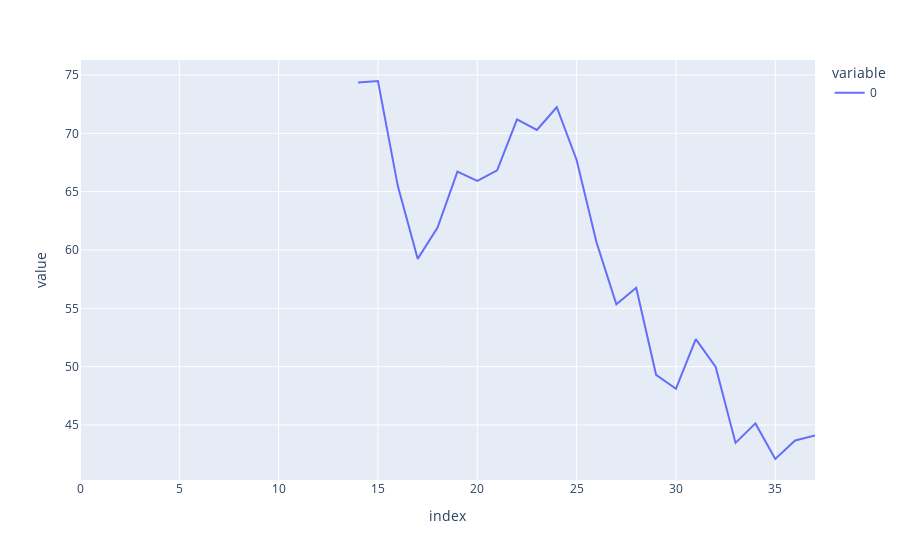

Notebook source saved alongside this figure:
### Code cell
import plotly

plotly.plot(rsi_srs, kind='line')

### Figure 1 — Plotly figure (JSON) as saved in the notebook; plotly's stock layout.template omitted (floating-point values rounded to 4 significant figures)
{"data": [{"hovertemplate": "variable=0<br>index=%{x}<br>value=%{y}<extra></extra>", "legendgroup": "0", "line": {"color": "#636efa", "dash": "solid"}, "marker": {"symbol": "circle"}, "mode": "lines", "name": "0", "orientation": "v", "showlegend": true, "type": "scatter", "x": [0, 1, 2, 3, 4, 5, 6, 7, 8, 9, 10, 11, 12, 13, 14, 15, 16, 17, 18, 19, 20, 21, 22, 23, 24, 25, 26, 27, 28, 29, 30, 31, 32, 33, 34, 35, 36, 37], "xaxis": "x", "y": [null, null, null, null, null, null, null, null, null, null, null, null, null, null, 74.35, 74.48, 65.48, 59.24, 61.92, 66.72, 65.91, 66.82, 71.19, 70.29, 72.24, 67.72, 60.66, 55.35, 56.76, 49.3, 48.11, 52.36, 49.98, 43.47, 45.14, 42.09, 43.68, 44.11], "yaxis": "y"}], "layout": {"legend": {"title": {"text": "variable"}, "tracegroupgap": 0}, "margin": {"t": 60}, "xaxis": {"anchor": "y", "domain": [0, 1], "title": {"text": "index"}}, "yaxis": {"anchor": "x", "domain": [0, 1], "title": {"text": "value"}}}}
